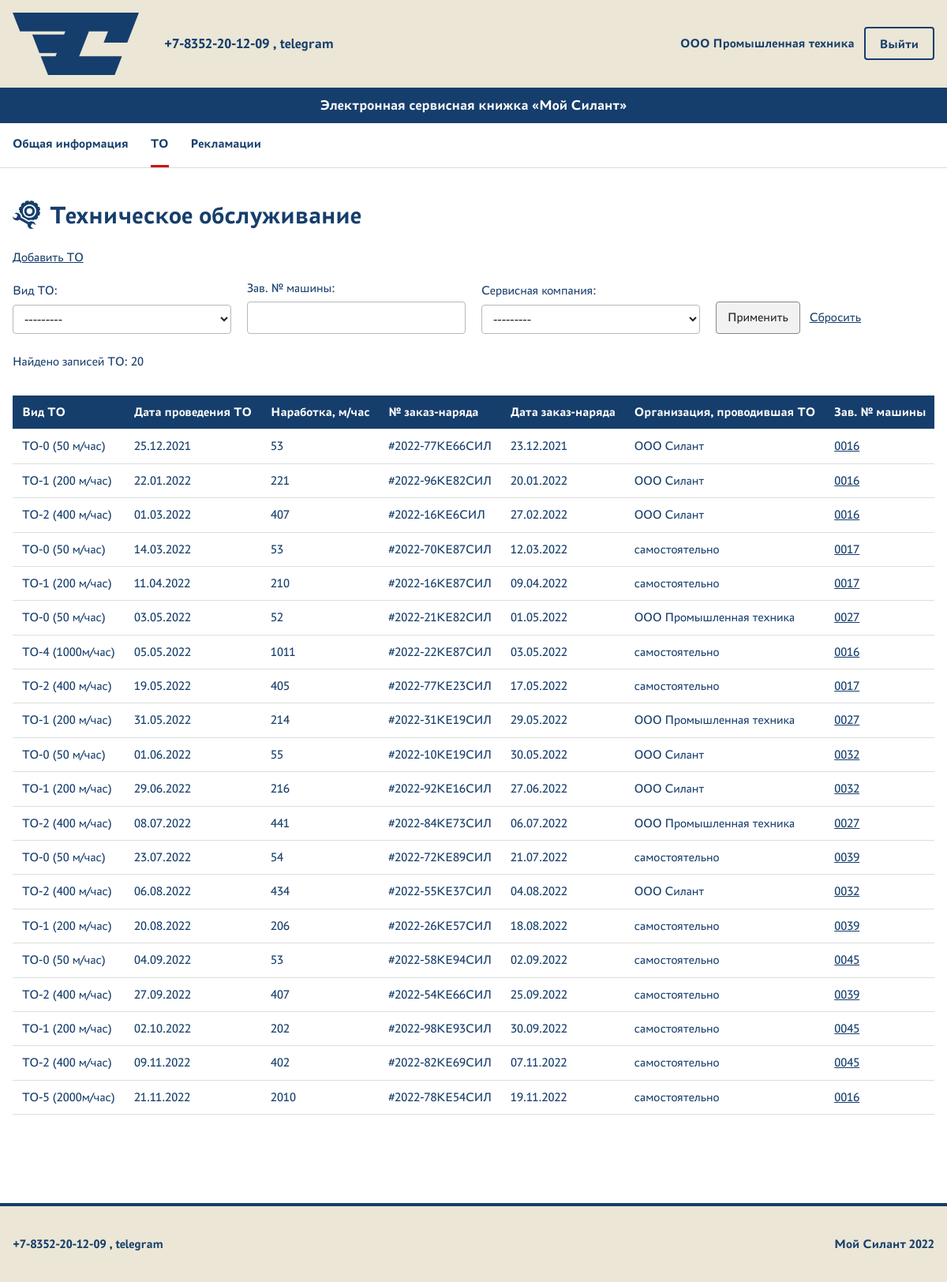
Screenshot of /maintenance/ (signed in) with the database file from the repository.
### service/models.py (models this page shows, shortened)
class Maintenance(models.Model):
    maintenance_type = models.ForeignKey(
        MaintenanceType,
        on_delete=models.CASCADE,
        verbose_name='Вид ТО',
    )
    maintenance_date = models.DateField(verbose_name='Дата проведения ТО')
    operating_time = models.IntegerField(verbose_name='Наработка, м/час')
    work_order_number = models.CharField(
        max_length=255,
        verbose_name='№ заказ-наряда',
    )
    work_order_date = models.DateField(verbose_name='Дата заказ-наряда')
    organization = models.ForeignKey(
        MaintenanceOrganization,
        on_delete=models.CASCADE,
        verbose_name='Организация, проводившая ТО',
    )
    machine = models.ForeignKey(
        Machine,
        on_delete=models.CASCADE,
        verbose_name='Машина',
    )
    service_company = models.ForeignKey(
        User,
        on_delete=models.CASCADE,
        verbose_name='Сервисная компания',
    )
    class Meta:
        verbose_name = 'ТО'
        verbose_name_plural = 'ТО'

class MaintenanceType(models.Model):
    name = models.CharField(
        max_length=255,
        unique=True,
        verbose_name='Название',
    )
    description = models.TextField(blank=True, verbose_name='Описание')
    class Meta:
        verbose_name = 'Вид ТО'
        verbose_name_plural = 'Виды ТО'
    def __str__(self):
        return self.name

class MaintenanceOrganization(models.Model):
    name = models.CharField(
        max_length=255,
        unique=True,
        verbose_name='Название',
    )
    description = models.TextField(blank=True, verbose_name='Описание')
    class Meta:
        verbose_name = 'Организация, проводившая ТО'
        verbose_name_plural = 'Организации, проводившие ТО'
    def __str__(self):
        return self.name

### machines/models.py (models this page shows, shortened)
class Machine(models.Model):
    factory_number = models.CharField(
        max_length=255,
        unique=True,
        verbose_name='Зав. № машины',
    )
    technique_model = models.ForeignKey(
        TechniqueModel,
        on_delete=models.CASCADE,
        verbose_name='Модель техники',
    )
    engine_model = models.ForeignKey(
        EngineModel,
        on_delete=models.CASCADE,
        verbose_name='Модель двигателя',
    )
    engine_factory_number = models.CharField(
        max_length=255,
        verbose_name='Зав. № двигателя',
    )
    transmission_model = models.ForeignKey(
        TransmissionModel,
        on_delete=models.CASCADE,
        verbose_name='Модель трансмиссии',
    )
    transmission_factory_number = models.CharField(
        max_length=255,
        verbose_name='Зав. № трансмиссии',
    )
    drive_axle_model = models.ForeignKey(
        DriveAxleModel,
        on_delete=models.CASCADE,
        verbose_name='Модель ведущего моста',
    )
    drive_axle_factory_number = models.CharField(
        max_length=255,
        verbose_name='Зав. № ведущего моста',
    )
    steering_axle_model = models.ForeignKey(
        SteeringAxleModel,
        on_delete=models.CASCADE,
        verbose_name='Модель управляемого моста',
    )
    steering_axle_factory_number = models.CharField(
        max_length=255,
        verbose_name='Зав. № управляемого моста',
    )
    supply_contract = models.CharField(
        max_length=255,
        blank=True,
        null=True,
        verbose_name='Договор поставки №, дата',
    )
    shipment_date = models.DateField(verbose_name='Дата отгрузки с завода')
    consignee = models.CharField(
        max_length=255,
        verbose_name='Грузополучатель (конечный потребитель)',
    )
    delivery_address = models.CharField(
        max_length=255,
        verbose_name='Адрес поставки (эксплуатации)',
    )
    equipment = models.TextField(
        blank=True,
        verbose_name='Комплектация (доп. опции)',
    )
    client = models.ForeignKey(
        User,
        on_delete=models.CASCADE,
        related_name='client_machines',
        verbose_name='Клиент',
    )
    service_company = models.ForeignKey(
        User,
        on_delete=models.CASCADE,
        related_name='service_company_machines',
        verbose_name='Сервисная компания',
    )
    class Meta:
        verbose_name = 'Машина'
        verbose_name_plural = 'Машины'

### service/views.py (the view)
# urls.py: path('', MaintenanceList.as_view(), name='list'),
class MaintenanceList(LoginRequiredMixin, PermissionRequiredMixin, ListView):
    model = Maintenance
    template_name = 'service/maintenance_list.html'
    context_object_name = 'maintenance_records'
    permission_required = 'service.view_maintenance'
    def get_queryset(self):
        queryset = (
            get_accessible_maintenance(self.request.user)
            .select_related(
                'maintenance_type',
                'organization',
                'machine',
                'service_company',
            )
            .order_by('maintenance_date')
        )
        self.filterset = MaintenanceFilter(
            self.request.GET,
            queryset=queryset,
        )
        return self.filterset.qs
    def get_context_data(self, **kwargs):
        context = super().get_context_data(**kwargs)
        context['filterset'] = self.filterset
        context['can_add_maintenance'] = self.request.user.has_perm(
            'service.add_maintenance'
        )
        context['can_change_maintenance'] = self.request.user.has_perm(
            'service.change_maintenance'
        )
        return context

### core/access.py (called while the page is built)
def get_accessible_machines(user):
    if not user.is_authenticated:
        return Machine.objects.none()
    if user.is_superuser:
        return Machine.objects.all()
    groups = set(user.groups.values_list('name', flat=True))
    if 'manager' in groups:
        return Machine.objects.all()
    if 'client' in groups and 'service' in groups:
        return Machine.objects.filter(
            Q(client=user) | Q(service_company=user)
        ).distinct()
    if 'client' in groups:
        return Machine.objects.filter(client=user)
    if 'service' in groups:
        return Machine.objects.filter(service_company=user)
    return Machine.objects.none()

def get_accessible_maintenance(user):
    return Maintenance.objects.filter(
        machine__in=get_accessible_machines(user)
    )

### core/user_choices.py (called while the page is built)
def get_user_display_name(user):
    return user.get_full_name() or user.username

    def label_from_instance(self, obj):
        return get_user_display_name(obj)

### service/templates/service/maintenance_list.html (shortened to what this page needs)
{% extends 'base.html' %}
{% load static %}
{% block content %}
    <h1 class="page-heading">
        <img
            class="page-heading__icon"
            src="{% static 'core/icons/maintenance.svg' %}"
            alt=""
            aria-hidden="true"
        >
        <span>Техническое обслуживание</span>
    </h1>
    {% if can_add_maintenance %}
        <p>
            <a href="{% url 'service:create' %}">Добавить ТО</a>
        </p>
    {% endif %}
    <form method="get" class="list-filters">
        {{ filterset.form.as_p }}
        <div class="list-filters__actions">
            <button type="submit">Применить</button>
            <a href="{% url 'service:list' %}">Сбросить</a>
        </div>
    </form>
    <p>Найдено записей ТО: {{ maintenance_records|length }}</p>
    <div class="table-wrapper">
        <table class="data-table wide-table">
        <thead>
            <tr>
                <th>Вид ТО</th>
                <th>Дата проведения ТО</th>
                <th>Наработка, м/час</th>
                <th>№ заказ-наряда</th>
                <th>Дата заказ-наряда</th>
                <th>Организация, проводившая ТО</th>
                <th>Зав. № машины</th>
            </tr>
        </thead>
        <tbody>
            {% for record in maintenance_records %}
                <tr data-clickable-row>
                    <td>{{ record.maintenance_type }}</td>
                    <td>{{ record.maintenance_date|date:"d.m.Y" }}</td>
                    <td>{{ record.operating_time }}</td>
                    <td>{{ record.work_order_number }}</td>
                    <td>{{ record.work_order_date|date:"d.m.Y" }}</td>
                    <td>{{ record.organization }}</td>
                    <td>
                        <a href="{% url 'service:detail' record.pk %}" data-row-detail-link>
                            {{ record.machine.factory_number }}
                        </a>
                    </td>
                </tr>
            {% empty %}
                <tr>
                    <td colspan="{% if can_change_maintenance %}9{% else %}8{% endif %}">
                        Записи ТО не найдены.
                    </td>
                </tr>
            {% endfor %}
        </tbody>
    </table>
</div>
{% endblock %}

### templates/base.html (shortened to what this page needs)
{% load static %}
<!DOCTYPE html>
<html lang="ru">
<head>
    <link
        rel="stylesheet"
        href="{% static 'core/css/styles.css' %}"
    >
</head>
<body>
    <header class="site-header">
        <div class="container site-header__top">
            <a
                class="site-header__logo"
                href="{% url 'core:home' %}"
                aria-label="Мой Силант — главная"
            >
                <img
                    src="{% static 'core/images/silant-logo.svg' %}"
                    alt="Мой Силант"
                >
            </a>
            <div class="site-header__contact">
                +7-8352-20-12-09 , telegram
            </div>
            <div class="account-nav">
                {% if user.is_authenticated %}
                    <span class="account-name">
                        {{ user.get_full_name|default:user.username }}
                    </span>
                    <form
                        method="post"
                        action="{% url 'account_logout' %}"
                    >
                        <button
                            class="button button--secondary"
                            type="submit"
                        >
                            Выйти
                        </button>
                    </form>
                {% endif %}
            </div>
        </div>
        <div class="site-header__title">
            <div class="container">
                Электронная сервисная книжка «Мой Силант»
            </div>
        </div>
        {% if user.is_authenticated %}
            <nav
                class="site-nav"
                aria-label="Основные разделы сервиса"
            >
                <div class="container site-nav__inner">
                    <div class="site-nav__primary">
                        <a
                            class="site-nav__link"
                            href="{% url 'machines:list' %}"
                        >
                            Общая информация
                        </a>
                        <a
                            class="site-nav__link{% if request.resolver_match.namespace == 'service' and request.resolver_match.url_name == 'list' or request.resolver_match.namespace == 'service' and request.resolver_match.url_name == 'detail' or request.resolver_match.namespace == 'service' and request.resolver_match.url_name == 'create' or request.resolver_match.namespace == 'service' and request.resolver_match.url_name == 'update' %} site-nav__link--active{% endif %}"
                            href="{% url 'service:list' %}"
                        >
                            ТО
                        </a>
                        <a
                            class="site-nav__link"
                            href="{% url 'complaints:list' %}"
                        >
                            Рекламации
                        </a>
                    </div>
                    {% endif %}
                </div>
            </nav>
    </header>
    <main class="site-main">
        <div class="container">
            {% block content %}{% endblock %}
        </div>
    </main>
    <footer class="site-footer">
        <div class="container site-footer__inner">
            <div class="site-footer__contact">
                +7-8352-20-12-09 , telegram
            </div>
            <div class="site-footer__copyright">
                Мой Силант 2022
            </div>
        </div>
    </footer>
</body>
</html>

### core/static/core/css/styles.css (style rules this page uses)
:root { --color-blue: #163E6C; --color-red: #D20A11; --color-beige: #EBE6D6; --color-white: #FFFFFF; }
* { box-sizing: border-box; }
html { font-family: "PT Astra Sans", Arial, sans-serif; }
body { display: flex; min-height: 100vh; flex-direction: column; margin: 0; background: var(--color-white); color: var(--color-blue); line-height: 1.4; }
a { color: inherit; }
button, input, select, textarea { max-width: 100%; font: inherit; }
.container { width: min(100% - 32px, 1440px); margin-inline: auto; }
h1, h2, h3 { margin-top: 0; line-height: 1.2; }
h1 { margin-bottom: 24px; font-size: 32px; }
p { margin-top: 0; margin-bottom: 16px; }
form { margin-bottom: 24px; }
form p { margin-bottom: 16px; }
label { display: inline-block; margin-bottom: 4px; }
input, select, textarea { padding: 8px 10px; border: 1px solid #b8b8b8; border-radius: 4px; background: var(--color-white); color: #222222; }
button { padding: 8px 14px; border: 1px solid #888888; border-radius: 4px; background: #f2f2f2; color: #222222; cursor: pointer; }
.site-header { border-bottom: none; background: var(--color-beige); }
.site-header__top { display: grid; grid-template-columns: auto 1fr auto; align-items: center; gap: 32px; min-height: 96px; padding-block: 16px; }
.site-header__logo { display: block; width: 160px; flex-shrink: 0; }
.site-header__logo img { display: block; width: 100%; height: auto; }
.site-header__contact { justify-self: start; font-size: 18px; font-weight: 700; }
.site-header__title { padding-block: 10px; background: var(--color-blue); color: var(--color-white); font-size: 18px; font-weight: 700; text-align: center; }
.account-nav { display: flex; align-items: center; gap: 12px; margin-left: 0; }
.account-nav form { margin: 0; }
.account-name { font-weight: 700; }
.account-nav button { width: auto; }
.site-main { flex: 1; padding-block: 40px; }
.page-heading { display: flex; align-items: center; gap: 12px; }
.page-heading__icon { display: block; width: auto; height: 36px; flex-shrink: 0; }
.site-footer { margin-top: 48px; border-top: 4px solid var(--color-blue); background: var(--color-beige); }
.site-footer__inner { display: flex; min-height: 96px; align-items: center; justify-content: space-between; gap: 24px; padding-block: 20px; font-weight: 700; }
.site-footer__copyright { text-align: right; }
.site-nav { border-bottom: 1px solid rgba(22, 62, 108, 0.18); background: var(--color-white); }
.site-nav__inner { display: flex; min-height: 56px; align-items: center; flex-wrap: wrap; gap: 24px; }
.site-nav__primary { display: flex; align-items: center; flex-wrap: wrap; gap: 8px 28px; }
.site-nav__link { display: inline-flex; min-height: 56px; align-items: center; border-bottom: 3px solid transparent; color: var(--color-blue); font-weight: 700; text-decoration: none; }
.site-nav__link--active { border-bottom-color: var(--color-red); }
.button { display: inline-flex; min-height: 42px; align-items: center; justify-content: center; padding: 8px 18px; border: 2px solid transparent; border-radius: 4px; font-weight: 700; line-height: 1.2; text-decoration: none; cursor: pointer; }
.button--secondary { border-color: var(--color-blue); background: transparent; color: var(--color-blue); }
table { width: 100%; margin-top: 16px; margin-bottom: 24px; border-collapse: collapse; }
th, td { padding: 10px 12px; border-bottom: 1px solid #dddddd; text-align: left; vertical-align: top; }
th { font-weight: 700; }
[data-clickable-row] { cursor: pointer; }
.table-wrapper { width: 100%; max-width: 100%; overflow-x: auto; }
.data-table { min-width: 1200px; }
.data-table th { background: var(--color-blue); color: var(--color-white); }
.machine-table, .wide-table { width: max-content; min-width: 100%; }
.list-filters { display: grid; grid-template-columns: repeat(auto-fit, minmax(220px, 1fr)); align-items: end; gap: 16px 20px; }
.list-filters p { display: grid; gap: 6px; margin: 0; }
.list-filters label { margin: 0; }
.list-filters input, .list-filters select { width: 100%; }
.list-filters__actions { display: flex; align-items: center; gap: 12px; }

### rows the page displays
Maintenance: maintenance_type "ТО-0 (50 м/час)", maintenance_date "25.12.2021", operating_time "53", work_order_number "#2022-77КЕ66СИЛ", work_order_date "23.12.2021", organization "ООО Силант", machine.factory_number "0016"
Maintenance: maintenance_type "ТО-1 (200 м/час)", maintenance_date "22.01.2022", operating_time "221", work_order_number "#2022-96КЕ82СИЛ", work_order_date "20.01.2022", organization "ООО Силант", machine.factory_number "0016"
Maintenance: maintenance_type "ТО-2 (400 м/час)", maintenance_date "01.03.2022", operating_time "407", work_order_number "#2022-16КЕ6СИЛ", work_order_date "27.02.2022", organization "ООО Силант", machine.factory_number "0016"
Maintenance: maintenance_type "ТО-0 (50 м/час)", maintenance_date "14.03.2022", operating_time "53", work_order_number "#2022-70КЕ87СИЛ", work_order_date "12.03.2022", organization "самостоятельно", machine.factory_number "0017"
Maintenance: maintenance_type "ТО-1 (200 м/час)", maintenance_date "11.04.2022", operating_time "210", work_order_number "#2022-16КЕ87СИЛ", work_order_date "09.04.2022", organization "самостоятельно", machine.factory_number "0017"
Maintenance: maintenance_type "ТО-0 (50 м/час)", maintenance_date "03.05.2022", operating_time "52", work_order_number "#2022-21КЕ82СИЛ", work_order_date "01.05.2022", organization "ООО Промышленная техника", machine.factory_number "0027"
Maintenance: maintenance_type "ТО-4 (1000м/час)", maintenance_date "05.05.2022", operating_time "1011", work_order_number "#2022-22КЕ87СИЛ", work_order_date "03.05.2022", organization "самостоятельно", machine.factory_number "0016"
Maintenance: maintenance_type "ТО-2 (400 м/час)", maintenance_date "19.05.2022", operating_time "405", work_order_number "#2022-77КЕ23СИЛ", work_order_date "17.05.2022", organization "самостоятельно", machine.factory_number "0017"
Maintenance: maintenance_type "ТО-1 (200 м/час)", maintenance_date "31.05.2022", operating_time "214", work_order_number "#2022-31КЕ19СИЛ", work_order_date "29.05.2022", organization "ООО Промышленная техника", machine.factory_number "0027"
Maintenance: maintenance_type "ТО-0 (50 м/час)", maintenance_date "01.06.2022", operating_time "55", work_order_number "#2022-10КЕ19СИЛ", work_order_date "30.05.2022", organization "ООО Силант", machine.factory_number "0032"
Maintenance: maintenance_type "ТО-1 (200 м/час)", maintenance_date "29.06.2022", operating_time "216", work_order_number "#2022-92КЕ16СИЛ", work_order_date "27.06.2022", organization "ООО Силант", machine.factory_number "0032"
Maintenance: maintenance_type "ТО-2 (400 м/час)", maintenance_date "08.07.2022", operating_time "441", work_order_number "#2022-84КЕ73СИЛ", work_order_date "06.07.2022", organization "ООО Промышленная техника", machine.factory_number "0027"
Maintenance: maintenance_type "ТО-0 (50 м/час)", maintenance_date "23.07.2022", operating_time "54", work_order_number "#2022-72КЕ89СИЛ", work_order_date "21.07.2022", organization "самостоятельно", machine.factory_number "0039"
Maintenance: maintenance_type "ТО-2 (400 м/час)", maintenance_date "06.08.2022", operating_time "434", work_order_number "#2022-55КЕ37СИЛ", work_order_date "04.08.2022", organization "ООО Силант", machine.factory_number "0032"
Maintenance: maintenance_type "ТО-1 (200 м/час)", maintenance_date "20.08.2022", operating_time "206", work_order_number "#2022-26КЕ57СИЛ", work_order_date "18.08.2022", organization "самостоятельно", machine.factory_number "0039"
Maintenance: maintenance_type "ТО-0 (50 м/час)", maintenance_date "04.09.2022", operating_time "53", work_order_number "#2022-58КЕ94СИЛ", work_order_date "02.09.2022", organization "самостоятельно", machine.factory_number "0045"
Maintenance: maintenance_type "ТО-2 (400 м/час)", maintenance_date "27.09.2022", operating_time "407", work_order_number "#2022-54КЕ66СИЛ", work_order_date "25.09.2022", organization "самостоятельно", machine.factory_number "0039"
Maintenance: maintenance_type "ТО-1 (200 м/час)", maintenance_date "02.10.2022", operating_time "202", work_order_number "#2022-98КЕ93СИЛ", work_order_date "30.09.2022", organization "самостоятельно", machine.factory_number "0045"
Maintenance: maintenance_type "ТО-2 (400 м/час)", maintenance_date "09.11.2022", operating_time "402", work_order_number "#2022-82КЕ69СИЛ", work_order_date "07.11.2022", organization "самостоятельно", machine.factory_number "0045"
Maintenance: maintenance_type "ТО-5 (2000м/час)", maintenance_date "21.11.2022", operating_time "2010", work_order_number "#2022-78КЕ54СИЛ", work_order_date "19.11.2022", organization "самостоятельно", machine.factory_number "0016"

### other values shown
{{ user.get_full_name|default:user.username }} "ООО Промышленная техника"
{{ maintenance_records|length }} "20"
